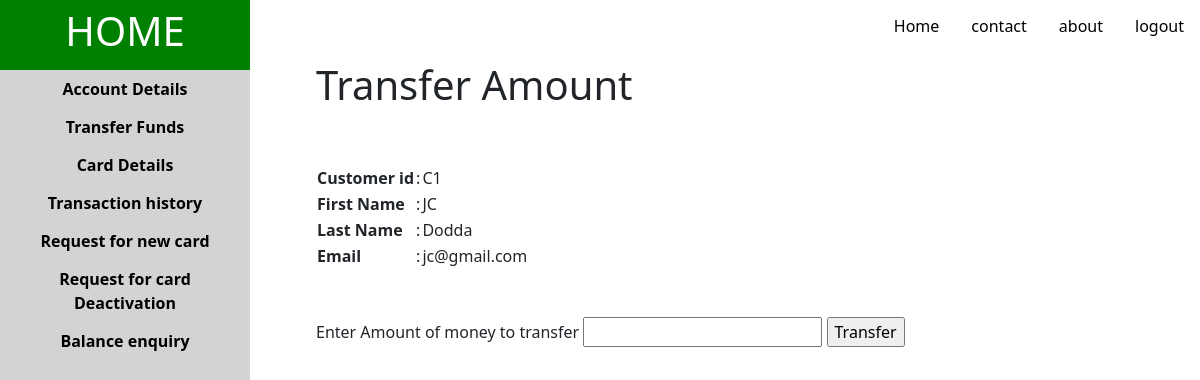
/customer/C1/CustomerTransferFunds1/C1, run on the app's committed database.
### tables.py (models this page shows, shortened)
class B_Customer(db.Model):
    __tablename__ = 'B_Customer'
    __table_args__ = {'extend_existing': True}
    C_id = db.Column(db.Text,primary_key=True)
    C_firstname = db.Column(db.Text)
    C_lastname = db.Column(db.Text)
    C_gender = db.Column(db.Text)
    C_age = db.Column(db.Integer)
    C_email=db.Column(db.Text,unique=True)
    C_address=db.Column(db.Text)
    C_number = db.Column(db.Integer)
    C_pass=db.Column(db.Text)
    C_balance=db.Column(db.Float)
    C_Cards = db.relationship('B_Customer_Card_Details',backref='B_Customer',lazy='dynamic')
    C_Transacs = db.relationship('B_Customer_transactions',backref='B_Customer',lazy='dynamic')

### sample.py (the view, shortened to what this page needs)
@app.route('/customer/<id>/CustomerTransferFunds1/<cid>', methods=['GET', 'POST'])
def CustomerTransferFunds1(id,cid):
    form=AmountTransferForm()
    cust=B_Customer.query.filter_by(C_id=cid).first()
    cust1=B_Customer.query.filter_by(C_id=id).first()
    return render_template('CustomerTransferFunds1.html',id=id,cust=cust,form=form)

### forms.py
class AmountTransferForm(FlaskForm):
    Amount=StringField('Enter Amount of money to transfer',validators=[DataRequired()])
    submit=SubmitField("Transfer")

### templates/CustomerTransferFunds1.html (shortened to what this page needs)
{% extends "customer.html"%}
{% block content %}
   <h1>Transfer Amount</h1>
   <br>
   <br>
     <table border = "0" cellspacing=20%>
       <tr>
          <th>Customer id</th>
          <td>:</td>
            <td>{{cust.C_id}}</td>
       </tr>
       <tr>
          <th>First Name</th>
          <td>:</td>
            <td>{{cust.C_firstname}}</td>
       </tr>
       <tr>
          <th>Last Name</th>
          <td>:</td>
            <td>{{cust.C_lastname}}</td>
       </tr>
       <tr>
          <th>Email</th>
          <td>:</td>
            <td>{{cust.C_email}}</td>
       </tr>
         </table>
         <br>
         <br>
         <form action="" method="post" novalidate>
         {{form.Amount.label}} {{form.Amount}}
            {{ form.submit() }}
       </form>
{% endblock %}

### templates/customer.html (style rules this page uses)
* { box-sizing: border-box; }

### data on the page
B_Customer: C_id "C1", C_firstname "JC", C_lastname "Dodda", C_email "jc@gmail.com"
